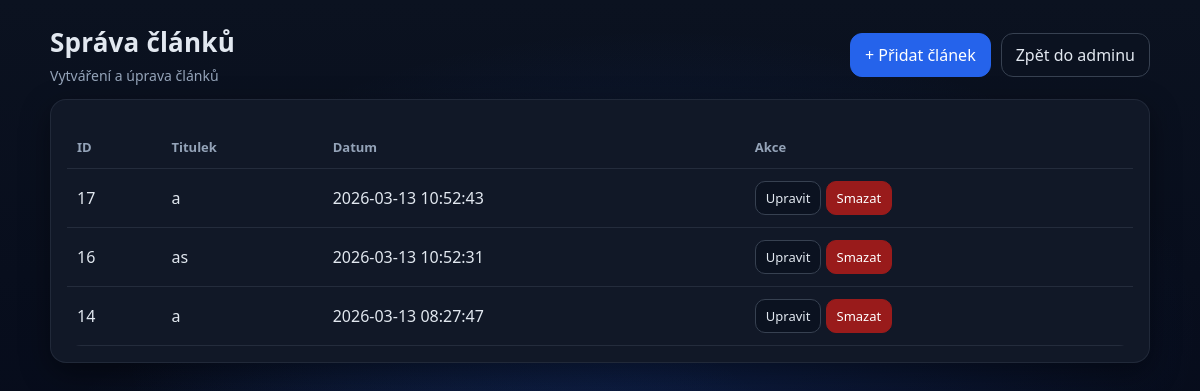
/admin_articles.php (signed in), run on the app's committed database.
### tables this page shows
CREATE TABLE `articles` (
  `id` int(11) NOT NULL,
  `title` varchar(180) NOT NULL,
  `perex` text DEFAULT NULL,
  `excerpt` varchar(300) DEFAULT NULL,
  `content` mediumtext NOT NULL,
  `tags` varchar(255) DEFAULT NULL,
  `cover_url` varchar(500) DEFAULT NULL,
  `author_id` int(11) DEFAULT NULL,
  `status` enum('draft','published') NOT NULL DEFAULT 'draft',
  `published_at` datetime DEFAULT NULL,
  `created_at` datetime NOT NULL DEFAULT current_timestamp(),
  `updated_at` datetime NOT NULL DEFAULT current_timestamp() ON UPDATE current_timestamp()
);

### admin_articles.php (the view, shortened to what this page needs)
<?php
require __DIR__ . '/db.php';
$stmt = $pdo->query("SELECT id, title, created_at FROM articles ORDER BY created_at DESC");
$articles = $stmt->fetchAll();
?>
<!doctype html>
<html lang="cs">
<head>
  <link rel="stylesheet" href="style.css?v=30">
</head>
<body class="bg-dark">
  <div class="admin-wrap">
    <div class="admin-topbar">
      <div>
        <h1 class="admin-title">Správa článků</h1>
        <p class="admin-subtitle">Vytváření a úprava článků</p>
      </div>
      <div class="admin-actions">
        <a href="article_new.php" class="a-btn primary">+ Přidat článek</a>
        <a href="admin.php" class="a-btn">Zpět do adminu</a>
      </div>
    </div>
    <div class="admin-card">
      <?php if (!$articles): ?>
        <p class="muted">Zatím nejsou žádné články.</p>
      <?php else: ?>
        <table class="admin-table">
          <thead>
            <tr>
              <th>ID</th>
              <th>Titulek</th>
              <th>Datum</th>
              <th>Akce</th>
            </tr>
          </thead>
          <tbody>
            <?php foreach ($articles as $a): ?>
              <tr>
                <td><?= (int)$a['id'] ?></td>
                <td><?= htmlspecialchars($a['title']) ?></td>
                <td><?= htmlspecialchars($a['created_at']) ?></td>
                <td>
                  <a class="a-btn small" href="article_edit.php?id=<?= (int)$a['id'] ?>">Upravit</a>
                  <a class="a-btn danger small"
                     href="admin_article_delete.php?id=<?= (int)$a['id'] ?>"
                     onclick="return confirm('Opravdu smazat článek?');">
                     Smazat
                  </a>
                </td>
              </tr>
            <?php endforeach; ?>
          </tbody>
        </table>
      <?php endif; ?>
    </div>
  </div>
</body>
</html>

### style.css (style rules this page uses)
:root { --bg: #0f172a; --panel: #111827; --text: #e2e8f0; --muted: #94a3b8; --accent: #2563eb; --accent-hover: #1d4ed8; --error: #f87171; --radius: 16px; --shadow: 0 10px 30px rgba(0,0,0,.4); --input-bg: #0b1220; --border: #374151; }
* { box-sizing: border-box; }
html, body { height: 100%; margin: 0; font-family: system-ui, -apple-system, "Segoe UI", Roboto, Arial, sans-serif; color: var(--text); background: radial-gradient(900px 500px at 55% 40%, rgba(37,99,235,.18), transparent 60%), radial-gradient(700px 420px at 35% 65%, rgba(59,130,246,.12), transparent 60%), linear-gradient(180deg, #0b1220, #020617); background-attachment: fixed; }
.bg-dark { background: transparent; }
h1 { margin: 0 0 16px; font-size: 22px; }
p { margin: 8px 0; }
a { color: #93c5fd; text-decoration: none; }
.admin-wrap { width: 1100px; max-width: 95vw; margin: 24px auto; }
.admin-topbar { display:flex; justify-content:space-between; align-items:center; gap:12px; margin-bottom:14px; }
.admin-title { margin:0; font-size: 26px; letter-spacing: .2px; }
.admin-subtitle { margin:6px 0 0 0; color: var(--muted); font-size: 14px; }
.admin-actions { display:flex; gap:10px; flex-wrap:wrap; align-items:center; }
.a-btn { display:inline-flex; align-items:center; justify-content:center; gap:8px; padding:10px 14px; border-radius: 12px; border: 1px solid var(--border); background: var(--input-bg); color: var(--text); text-decoration:none; cursor:pointer; user-select:none; }
.a-btn.primary { background: var(--accent); border-color: var(--accent); color:#fff; }
.a-btn.danger { background:#991b1b; border-color:#991b1b; color:#fff; }
.a-btn.small { padding:7px 10px; border-radius:10px; font-size: 13px; }
.admin-card { background: var(--panel); border: 1px solid rgba(148,163,184,.12); border-radius: 16px; box-shadow: var(--shadow); padding:16px; }
.admin-table { width:100%; border-collapse: collapse; margin-top: 10px; overflow:hidden; border-radius: 14px; }
.admin-table th, .admin-table td { padding: 12px 10px; border-bottom: 1px solid rgba(148,163,184,.14); text-align:left; }
.admin-table thead th { color: var(--muted); font-weight: 600; font-size: 13px; }
a { color: rgba(147,197,253,.95); }

### data on the page
articles: id "17", title "a", created_at "2026-03-13 10:52:43"
articles: id "16", title "as", created_at "2026-03-13 10:52:31"
articles: id "14", title "a", created_at "2026-03-13 08:27:47"
